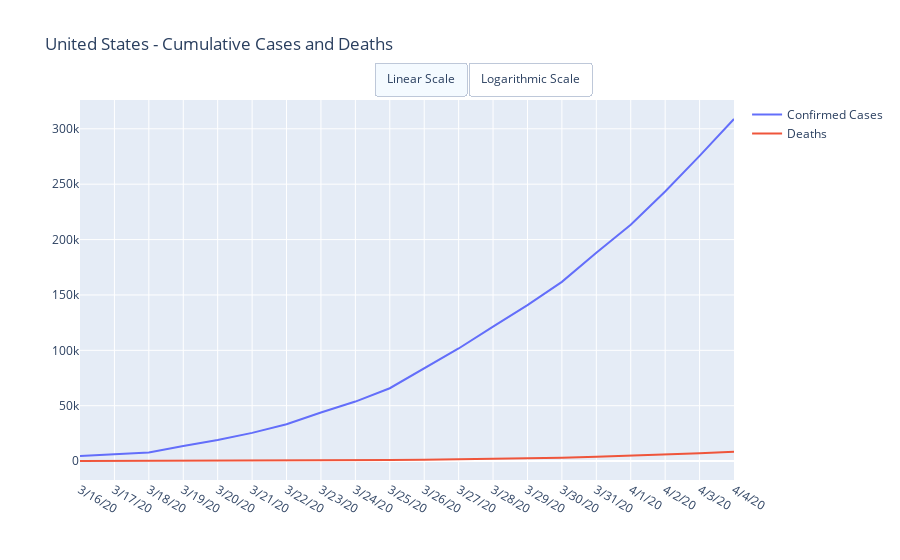

This figure's notebook cell:
### Markdown cell above
# United States - Aggregate Data

### Code cell
dfUSConfirmed = dfConfirmedGlobal[dfConfirmedGlobal['Country/Region'] == 'US'].copy()
dfUSDeaths =  dfDeathsGlobal[dfConfirmedGlobal['Country/Region'] == 'US'].copy()

trace1 = go.Scatter(
    x = dfUSConfirmed.columns[-DEFAULT_DAYS:],
    y = dfUSConfirmed.iloc[0][-DEFAULT_DAYS:], name = 'Confirmed Cases')

trace2 = go.Scatter(
    x = dfUSDeaths.columns[-DEFAULT_DAYS:],
    y = dfUSDeaths.iloc[0][-DEFAULT_DAYS:], name = 'Deaths')

data = [trace1, trace2]
layout = dict(title = 'United States - Cumulative Cases and Deaths', updatemenus=LogLinearScale)

py.iplot(dict(data=data, layout=layout))
dfUSConfirmed['Category'] = 'Confirmed Cases'
dfUSConfirmed = dfUSConfirmed.set_index(['Country/Region', 'Category'])
dfUSDeaths['Category'] = 'Deaths'
dfUSDeaths = dfUSDeaths.set_index(['Country/Region', 'Category'])

dfUSCombined = pd.concat([dfUSConfirmed, dfUSDeaths])
dfUSCombined[dfUSCombined.columns[-DEFAULT_DAYS:]].style.format(IntegerFormatter)

### Figure 1 — Plotly figure (JSON) as saved in the notebook; plotly's stock layout.template omitted (floating-point values rounded to 4 significant figures)
{"data": [{"name": "Confirmed Cases", "type": "scatter", "x": ["3/16/20", "3/17/20", "3/18/20", "3/19/20", "3/20/20", "3/21/20", "3/22/20", "3/23/20", "3/24/20", "3/25/20", "3/26/20", "3/27/20", "3/28/20", "3/29/20", "3/30/20", "3/31/20", "4/1/20", "4/2/20", "4/3/20", "4/4/20"], "y": [4632, 6421, 7783, 13677, 19100, 25489, 33276, 43847, 53740, 65778, 83836, 101657, 121478, 140886, 161807, 188172, 213372, 243453, 275586, 308850]}, {"name": "Deaths", "type": "scatter", "x": ["3/16/20", "3/17/20", "3/18/20", "3/19/20", "3/20/20", "3/21/20", "3/22/20", "3/23/20", "3/24/20", "3/25/20", "3/26/20", "3/27/20", "3/28/20", "3/29/20", "3/30/20", "3/31/20", "4/1/20", "4/2/20", "4/3/20", "4/4/20"], "y": [85, 108, 118, 200, 244, 307, 417, 557, 706, 942, 1209, 1581, 2026, 2467, 2978, 3873, 4757, 5926, 7087, 8407]}], "layout": {"title": {"text": "United States - Cumulative Cases and Deaths"}, "updatemenus": [{"active": 0, "buttons": [{"args": [{"visible": [true, true]}, {"yaxis": {"type": "linear"}}], "label": "Linear Scale", "method": "update"}, {"args": [{"visible": [true, true]}, {"yaxis": {"type": "log"}}], "label": "Logarithmic Scale", "method": "update"}], "direction": "right", "type": "buttons", "x": 0.45, "xanchor": "left", "y": 1.1, "yanchor": "top"}]}}
